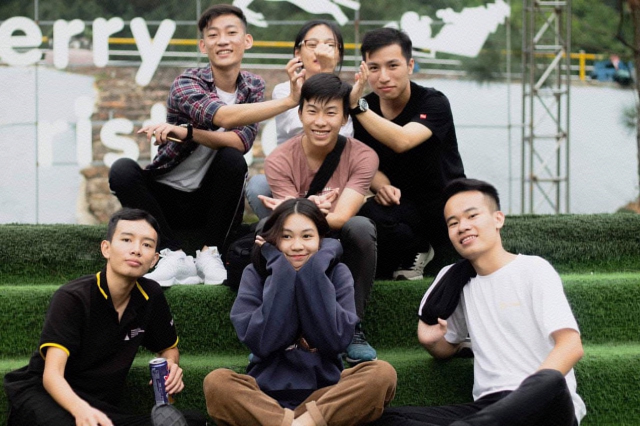
#> input picture test1.jpg, 1280 x 852 px, given in place of imgg_origin.jpeg, which was not available (shown at 1/2 size)
$ python demo_img_compression3.py
#> lines starting #> are read from the running program, lines starting #| are printed output that depends on the picture; pictures that were not available may be replaced by others from this repository, and a replacement may not be noted
import numpy as np
import cv2
import matplotlib.pyplot as plt
from sklearn.decomposition import PCA, IncrementalPCA
import json


class NpEncoder(json.JSONEncoder):
    def default(self, obj):
        if isinstance(obj, np.integer):
            return int(obj)
        elif isinstance(obj, np.floating):
            return "{:.4f}".format(obj)
        elif isinstance(obj, np.ndarray):
            obj = np.round(obj, 4)
            return obj.tolist()
        else:
            return super(NpEncoder, self).default(obj)


def main():

    path1 = 'imagejpg/'
    path2 = 'imagepng/'
    path3 = 'imagejpeg/'
    path4 = 'imagejpeg2/'
    f1 = '.jpg'
    f2 = '.png'
    f3 = '.jpeg'

    path, f = path4, f3
    img_origin = cv2.imread(path+'imgg_origin'+f, 1)
#> img_origin is the input picture: shape (852, 1280, 3); mean B, G, R 98.5, 107.3, 109.6

    # split matrix image
    img0 = img_origin[:, :, 0]
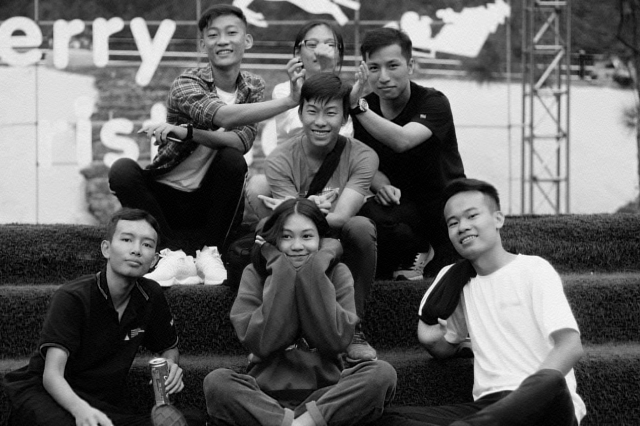
#> img0: shape (852, 1280) (shown at 1/2 size); min 0, max 255, mean 98.5
    img1 = img_origin[:, :, 1]
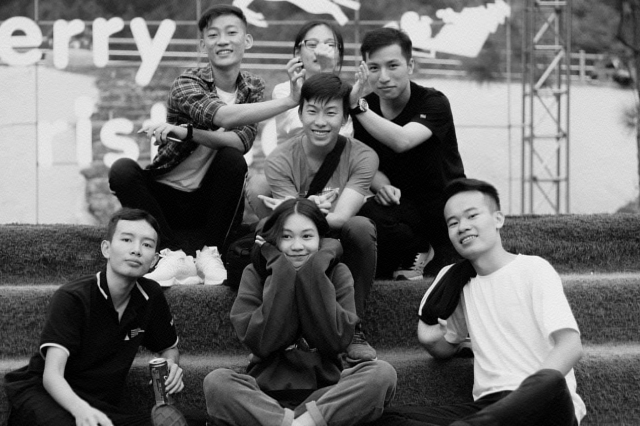
#> img1: shape (852, 1280) (shown at 1/2 size); min 0, max 255, mean 107.3
    img2 = img_origin[:, :, 2]
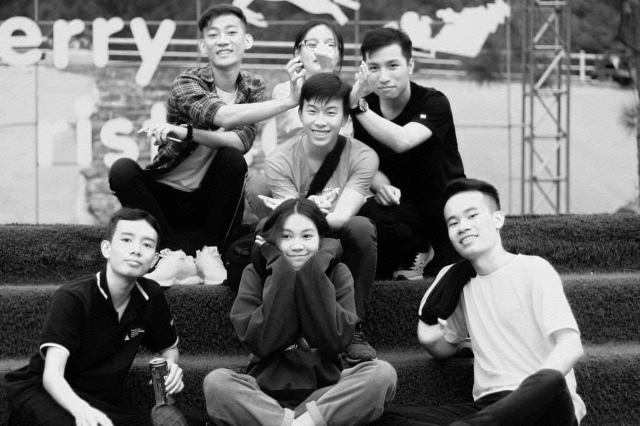
#> img2: shape (852, 1280) (shown at 1/2 size); min 0, max 255, mean 109.6
    print(img0.shape)
#| (852, 1280)

    with open(path+'imgj_origin.json', 'w') as f:
        json.dump(img_origin, f, cls=NpEncoder)

    def compress_img(img, percen):
        '''compress image with percent'''
#> called with percen = 99

        pca = PCA().fit(img)
        var_cumu = np.cumsum(pca.explained_variance_ratio_)*100
        k = np.argmax(var_cumu > percen)

        ipca = IncrementalPCA(n_components=k)
        img_compressed = ipca.fit_transform(img)
        list_att = ['components_', 'mean_', 'explained_variance_', 'whiten']
        ipca_att = {}
        for att in list_att:
            ipca_att[att] = ipca.__getattribute__(att)
        return k, img_compressed, ipca_att

    def extract_img(result_compressed):
        k = result_compressed[0]
        ipca = IncrementalPCA(n_components=k)
        img_compressed = result_compressed[1]
        dict_att = result_compressed[2]
        for key in dict_att.keys():
            ipca.__setattr__(key, dict_att[key])
        # print((dict_att['mean_']))
        img_extracted = ipca.inverse_transform(img_compressed)
        return img_extracted

    def concat_img(img0, img1, img2):
        img_beu = np.ones((img0.shape[0], img0.shape[1], 3), 'int')
        img_beu[:, :, 0] = img0
        img_beu[:, :, 1] = img1
        img_beu[:, :, 2] = img2
        return img_beu

    def show_img(img):
        plt.figure(figsize=[20, 20])
        plt.imshow(img)
        plt.show()

    img_s = [img0, img1, img2]
    percent = 99

    img_compressed = [compress_img(img_tmp, percent) for img_tmp in img_s]
#> img_compressed = 3 items

    # [5 lines of commented-out code are left out]

    print('--------------------------------------------------')
    for i in range(3):
        print('k'+str(i)+' : ', img_compressed[i][0])
#> this loop made 3 passes
#| k0 :  92
#| k1 :  96
#| k2 :  89
    tmp = img_compressed[0][2]
#> tmp = 4 items
    print(img_compressed[0][1].shape)
#| (852, 92)
    print(tmp['components_'].shape)
#| (92, 1280)
    print(tmp['mean_'].shape)
#| (1280,)
    print(tmp['explained_variance_'].shape)
#| (92,)
    print(tmp['whiten'])
#| False
    print('--------------------------------------------------')

    # write json file
    print(path)
    with open(path+'imgj_compressed.json', 'w') as f:
        json.dump(img_compressed, f, cls=NpEncoder)

    # read json file
    img_compressed1 = {}
    with open(path+'imgj_compressed.json', 'r') as f:
        img_compressed1 = json.load(f)

    # extract image
    img_extracted = [extract_img(img_tmp)
                     for img_tmp in img_compressed1]
    img_extracted = concat_img(*img_extracted)
    print(img_extracted.shape)
    fname = path+'imgg_extracted.jpg'

    if f == '.png':
        fname = path+'imgg_extracted.png'
    if f == '.jpeg':
        fname = path+'imgg_extracted.jpeg'
    # export image
    cv2.imwrite(fname, img_extracted)
    print('Done')


if __name__ == '__main__':
#> (the run stopped early here; a loop or call above may not have finished)
